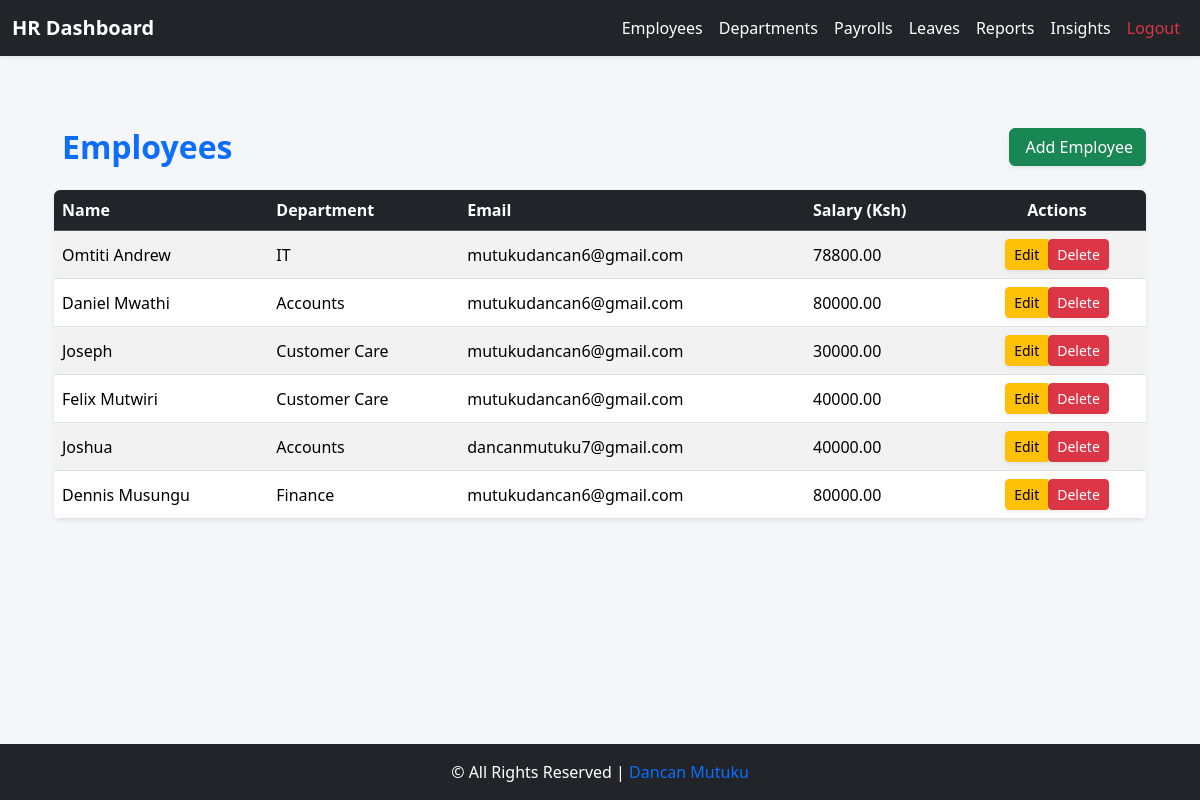
The app's page /employee/hr/employees/ (signed in), older data.
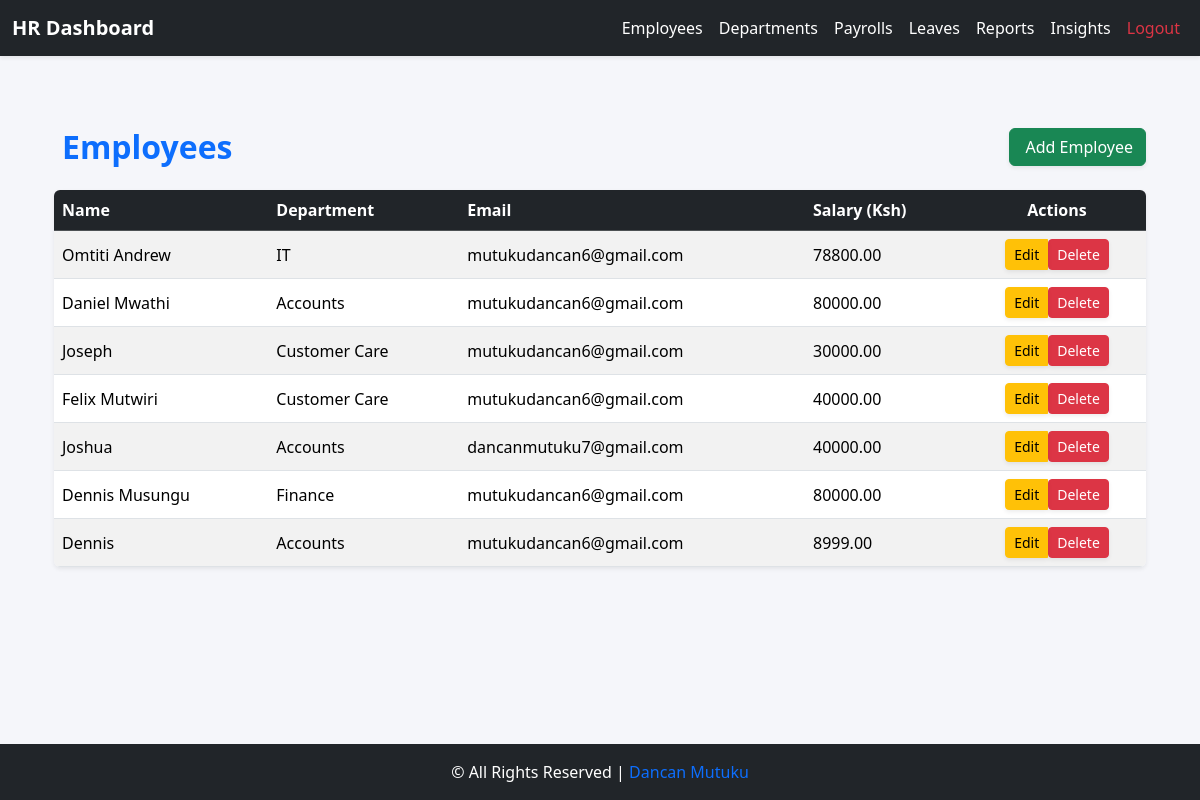
The same page, newer data.
### core/models.py (models this page shows, shortened)
class Employee(models.Model):
    user = models.OneToOneField(User, on_delete=models.CASCADE, related_name='employee_profile')
    employee_id = models.CharField(max_length=20, unique=True, blank=True, null=True)
    contact = models.CharField(max_length=20, blank=True)
    dob = models.DateField(null=True, blank=True)
    gender = models.CharField(max_length=1, choices=GENDER_CHOICES, blank=True)
    address = models.TextField(blank=True)
    job_title = models.CharField(max_length=100, blank=True)
    department = models.ForeignKey(Department, on_delete=models.SET_NULL, null=True, blank=True)
    salary = models.DecimalField(
        max_digits=10, decimal_places=2, default=0, validators=[MinValueValidator(0)]
    )
    hire_date = models.DateField(null=True, blank=True)
    is_active_employee = models.BooleanField(default=True)
    profile_picture = models.ImageField(upload_to="profiles/", blank=True, null=True)
    emergency_contact_name = models.CharField(max_length=100, blank=True, null=True)
    emergency_contact_phone = models.CharField(max_length=20, blank=True, null=True)
    annual_leave_balance = models.IntegerField(default=20)
    sick_leave_balance = models.IntegerField(default=10)
    contract_start = models.DateField(null=True, blank=True)
    contract_end = models.DateField(null=True, blank=True)

class Department(models.Model):
    name = models.CharField(max_length=100)
    description = models.TextField(blank=True)

### core/views.py (the view)
# urls.py: path("hr/employees/", views.hr_employee_list, name="hr_employee_list"),
@login_required
@group_required('HR')
def hr_employee_list(request):
    employees = Employee.objects.select_related('user', 'department').all()
    return render(request, 'hr/hr_employee_list.html', {'employees': employees})

### core/views.py (called while the page is built)
def group_required(group_name):
    def check(user):
        return user.is_superuser or user.groups.filter(name=group_name).exists()
    return user_passes_test(check)

### core/templates/hr/hr_employee_list.html (shortened to what this page needs)
{% extends "base_hr.html" %}
{% block content %}
<div class="container mt-5">
    <div class="d-flex justify-content-between align-items-center mb-4">
        <h2 class="fw-bold text-primary mb-0">
             Employees
        </h2>
        <a href="{% url 'hr_employee_create' %}" class="btn btn-success shadow-sm">
             Add Employee
        </a>
    </div>
    {% if employees %}
    <div class="table-responsive shadow-sm rounded">
        <table class="table table-striped table-hover align-middle mb-0">
            <thead class="table-dark">
                <tr>
                    <th scope="col">Name</th>
                    <th scope="col">Department</th>
                    <th scope="col">Email</th>
                    <th scope="col">Salary (Ksh)</th>
                    <th scope="col" class="text-center">Actions</th>
                </tr>
            </thead>
            <tbody>
                {% for emp in employees %}
                <tr>
                    <td>{{ emp.user.get_full_name|default:emp.user.username }}</td>
                    <td>{{ emp.department.name|default:"N/A" }}</td>
                    <td>{{ emp.user.email }}</td>
                    <td>{{ emp.salary|floatformat:2 }}</td>
                    <td class="text-center">
                        <div class="btn-group" role="group">
                            <a href="{% url 'hr_employee_edit' emp.pk %}"
                               class="btn btn-sm btn-warning shadow-sm">
                                 Edit
                            </a>
                            <form action="{% url 'hr_employee_delete' emp.pk %}"
                                  method="post" class="d-inline">
                                <button type="submit" class="btn btn-sm btn-danger shadow-sm"
                                        onclick="return confirm('Are you sure you want to delete this employee?');">
                                     Delete
                                </button>
                            </form>
                        </div>
                    </td>
                </tr>
                {% endfor %}
            </tbody>
        </table>
    </div>
    {% else %}
    <div class="alert alert-info text-center shadow-sm mt-4">
        <i class="bi bi-info-circle me-2"></i> No employees found.
    </div>
    {% endif %}
</div>
{% endblock %}

Row changes from the older to the newer data that the page shows:
added Employee: user.get_full_name "Dennis", department.name "Accounts", user.email "mutukudancan6@gmail.com", salary "8999.00"
